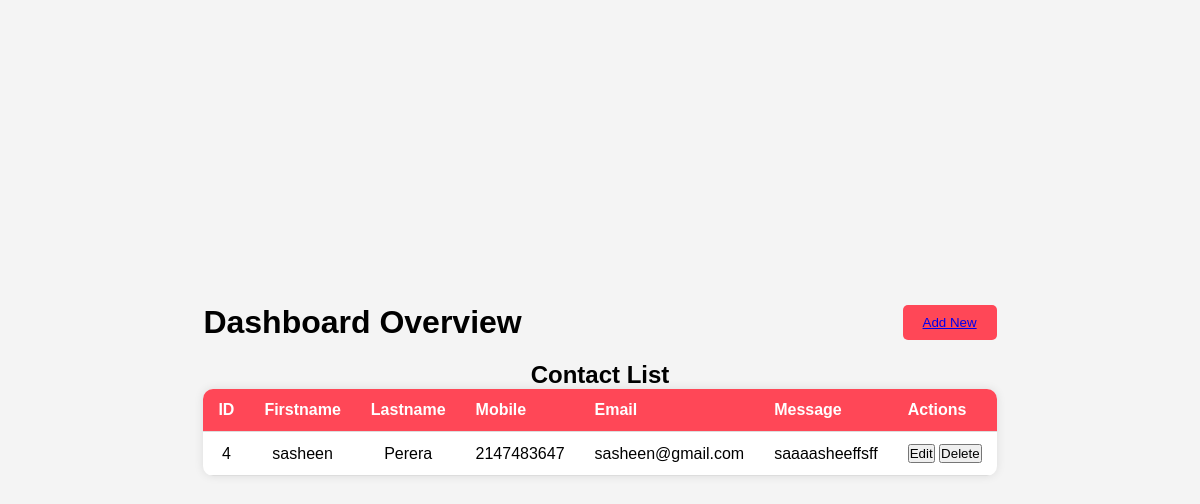
Screenshot of /admindash.php with the database file from the repository.
### tables this page shows
CREATE TABLE `contact` (
  `ID` int(11) NOT NULL,
  `fname` varchar(250) NOT NULL,
  `lname` varchar(250) NOT NULL,
  `email` varchar(250) NOT NULL,
  `mobile` int(10) NOT NULL,
  `message` varchar(250) NOT NULL
);

### admindash.php (the view, shortened to what this page needs)
<?php
    include "database.php";
?>
<!DOCTYPE html>
<html lang="en">
<head>
    <link rel="stylesheet" href="styles/admindash.css">
</head>
<body>
    <div class="dashboard">
        <div class="main-content">
            <header>
                <h1>Dashboard Overview</h1>
                <button class="btn-add"><a href="contactus.php">Add New</a></button>
            </header>
            <section class="table-container">
                <h2>Contact List</h2>
                <table class="styled-table">
                    <thead>
                        <tr>
                            <th>ID</th>
                            <th>Firstname</th>
                            <th>Lastname</th>
                            <th>Mobile</th>
                            <th>Email</th>
                            <th>Message</th>
                            <th>Actions</th>
                        </tr>
                    </thead>
                    <tbody>
                    <?php
                        $query = "SELECT * FROM `contact`";
                        $result = mysqli_query($conn, $query);
                        while($row = mysqli_fetch_assoc($result)){
                    ?>
                        <tr>
                            <td><?php echo $row['ID'] ?></td>
                            <td><?php echo $row['fname'] ?></td>
                            <td><?php echo $row['lname'] ?></td>
                            <td><?php echo $row['mobile'] ?></td>
                            <td><?php echo $row['email'] ?></td>
                            <td><?php echo $row['message'] ?></td>
                            <td>
                                <a href="edit.php?ID=<?php echo $row['ID']; ?>"><button class="btn">Edit</button></a>
                                <a href="delete.php?ID=<?php echo $row['ID']; ?>"><button class="btn">Delete</button></a>
                            </td>
                        </tr>
                    <?php
                        }
                    ?>
                    </tbody>
                </table>
            </section>
</body>
</html>

### styles/admindash.css (style rules this page uses)
* { margin: 0; padding: 0; box-sizing: border-box; font-family: 'Arial', sans-serif; }
html, body { height: 100%; margin: 0; display: flex; justify-content: center; align-items: center; background-color: #f4f4f4; }
.main-content { padding: 20px; }
header { display: flex; justify-content: space-between; align-items: center; margin-bottom: 20px; text-align: center; }
header h1 { font-size: 32px; }
.btn-add { padding: 10px 20px; background-color: #ff4757; color: #fff; border: none; border-radius: 5px; cursor: pointer; transition: background 0.3s; }
.table-container { margin-top: 20px; text-align: center; }
.styled-table { width: 100%; border-collapse: collapse; margin-bottom: 20px; background-color: #fff; box-shadow: 0 0 10px rgba(0, 0, 0, 0.1); border-radius: 10px; overflow: hidden; }
.styled-table thead tr { background-color: #ff4757; color: #fff; text-align: left; font-weight: bold; }
.styled-table th, .styled-table td { padding: 12px 15px; border-bottom: 1px solid #ddd; }

### rows the page displays
contact: ID "4", fname "sasheen", lname "Perera", mobile "2147483647", email "sasheen@gmail.com", message "saaaasheeffsff"
